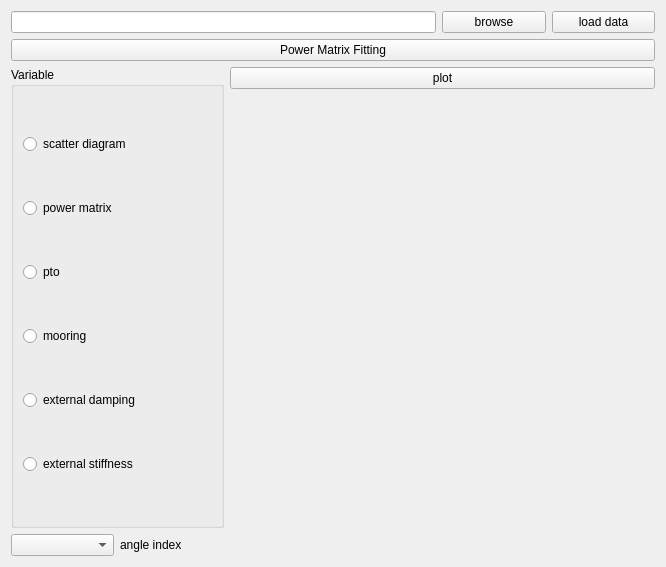
<?xml version="1.0" encoding="UTF-8"?>
<ui version="4.0">
 <class>Form</class>
 <widget class="QWidget" name="Form">
  <property name="geometry">
   <rect>
    <x>0</x>
    <y>0</y>
    <width>666</width>
    <height>567</height>
   </rect>
  </property>
  <property name="windowTitle">
   <string>Form</string>
  </property>
  <layout class="QGridLayout" name="gridLayout">
   <item row="1" column="0" colspan="6">
    <widget class="QPushButton" name="btn_fitting">
     <property name="text">
      <string>Power Matrix Fitting</string>
     </property>
    </widget>
   </item>
   <item row="0" column="4">
    <widget class="QPushButton" name="btn_browse_pfit">
     <property name="text">
      <string>browse</string>
     </property>
    </widget>
   </item>
   <item row="0" column="5">
    <widget class="QPushButton" name="btn_load_pfit">
     <property name="text">
      <string>load data</string>
     </property>
    </widget>
   </item>
   <item row="0" column="0" colspan="4">
    <widget class="QLineEdit" name="le_pfit_data"/>
   </item>
   <item row="4" column="0">
    <widget class="QComboBox" name="cb_angle_index"/>
   </item>
   <item row="4" column="1">
    <widget class="QLabel" name="label">
     <property name="text">
      <string>angle index</string>
     </property>
    </widget>
   </item>
   <item row="2" column="0" rowspan="2" colspan="2">
    <widget class="QGroupBox" name="groupBox">
     <property name="title">
      <string>Variable</string>
     </property>
     <layout class="QVBoxLayout" name="verticalLayout">
      <item>
       <widget class="QRadioButton" name="rb_sd">
        <property name="text">
         <string>scatter diagram</string>
        </property>
       </widget>
      </item>
      <item>
       <widget class="QRadioButton" name="rb_pm">
        <property name="text">
         <string>power matrix</string>
        </property>
       </widget>
      </item>
      <item>
       <widget class="QRadioButton" name="rb_pto">
        <property name="text">
         <string>pto</string>
        </property>
       </widget>
      </item>
      <item>
       <widget class="QRadioButton" name="rb_moo">
        <property name="text">
         <string>mooring</string>
        </property>
       </widget>
      </item>
      <item>
       <widget class="QRadioButton" name="rb_k_ext">
        <property name="text">
         <string>external damping</string>
        </property>
       </widget>
      </item>
      <item>
       <widget class="QRadioButton" name="rb_d_ext">
        <property name="text">
         <string>external stiffness</string>
        </property>
       </widget>
      </item>
     </layout>
    </widget>
   </item>
   <item row="3" column="2" rowspan="2" colspan="4">
    <widget class="QWidget" name="plt_pfit" native="true"/>
   </item>
   <item row="2" column="2" colspan="4">
    <widget class="QPushButton" name="btn_plot_pfit">
     <property name="text">
      <string>plot</string>
     </property>
    </widget>
   </item>
  </layout>
 </widget>
 <resources/>
 <connections/>
</ui>
